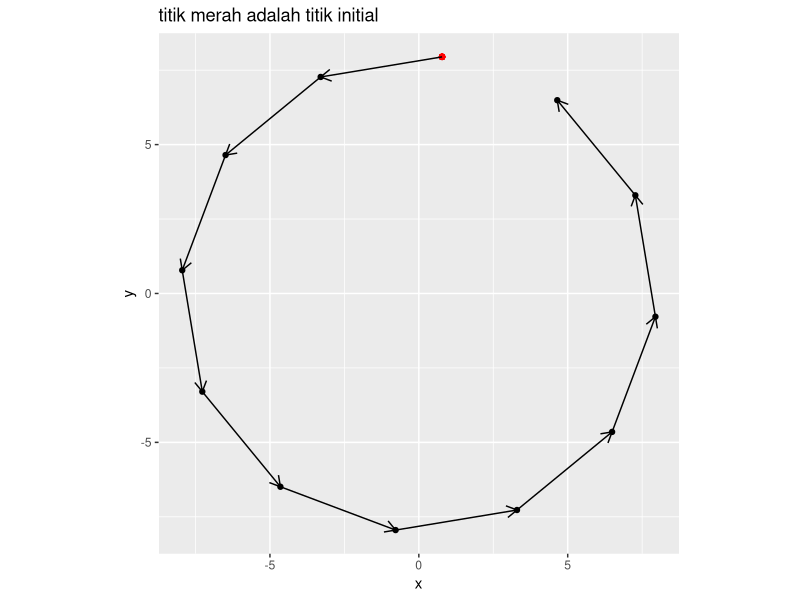
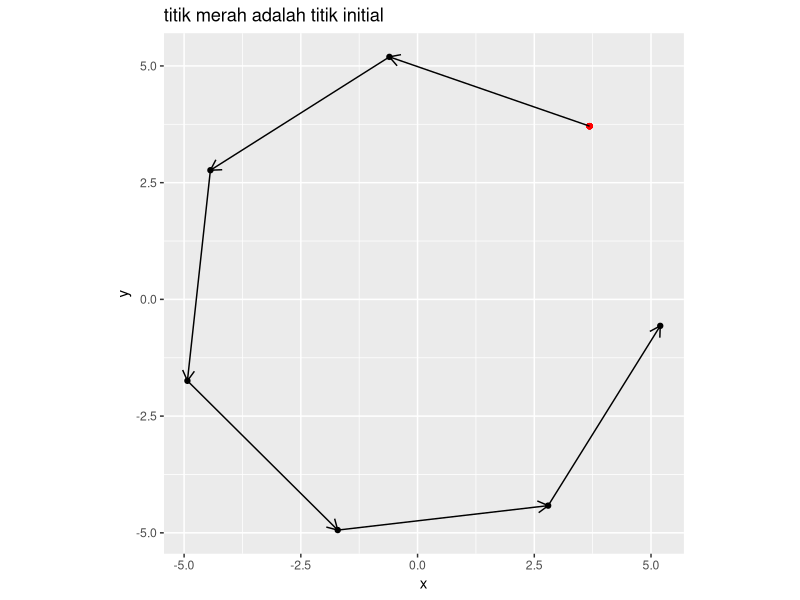
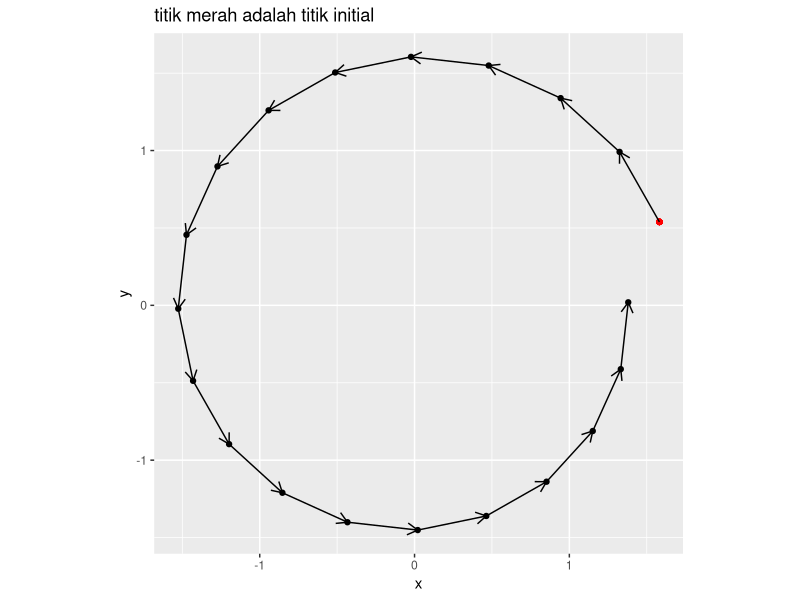
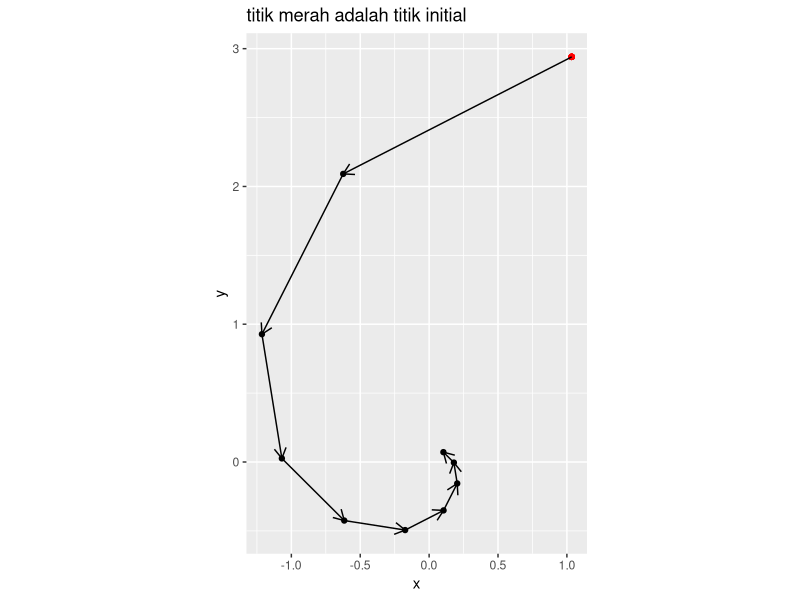

These charts were generated, in order, by the following R code:
## ---- chunk 1
rm(list=ls())
options(digits = 4)

library(dplyr)
library(ggplot2)
## ---- chunk 2
# function untuk random titik
rand_titik = function(a,b){
  runif(2,a,b)
}
## ---- chunk 3
# mendefinisikan program
rotasi_kan = function(x0,rot){
  # menghitung theta
  theta = 2*pi/rot

  # definisi matriks rotasi
  A = matrix(c(cos(theta),-sin(theta),
             sin(theta),cos(theta)),
           ncol = 2,byrow = T)
  
  # membuat template
  temp = vector("list")
  temp[[1]] = x0

  # proses rotasi
  for(i in 2:rot){
    xk = A %*% x0
    temp[[i]] = xk
    x0 = xk
  }
  
  # membuat template data frame
  final = data.frame(x = rep(NA,rot),
                     y = rep(NA,rot))
  
  # gabung data dari list
  for(i in 1:rot){
    tempura = temp[[i]]
    final$x[i] = tempura[1]
    final$y[i] = tempura[2]
  }

  # membuat plot
  plot = 
    ggplot() +
    geom_point(aes(x,y),data = final) +
    geom_point(aes(x[1],y[1]),
               data = final,
               color = "red") +
    coord_equal() +
    labs(title = "titik merah adalah titik initial") 
  
  # enrich dengan garis panah
  panah = data.frame(
    x_start = final$x[1:(rot-1)],
    x_end = final$x[2:rot],
    y_start = final$y[1:(rot-1)],
    y_end = final$y[2:rot]
  )
  # menambahkan garis panah ke plot
  plot = 
    plot + 
    geom_segment(aes(x = x_start,
                 xend = x_end,
                 y = y_start,
                 yend = y_end),
                 data = panah,
                 arrow = arrow(length = unit(.3,"cm"))
                 )
  
  # menyiapkan output
  list("Grafik rotasi" = plot,
       "Titik-titik rotasi" = final)
  }
## ---- chunk 4
# uji coba
rot = 12 # berapa banyak rotasi
x0 = rand_titik(0,10) # generate random titik

rotasi_kan(x0,rot)
## ---- chunk 5
# uji coba
rot = 7 # berapa banyak rotasi
x0 = rand_titik(0,10) # generate random titik

rotasi_kan(x0,rot)
## ---- chunk 6
# mendefinisikan program
rotasi_konstraksi_kan = function(x0,rot,r){
  # menghitung theta
  theta = 2*pi/rot

  # definisi matriks rotasi
  A = matrix(c(cos(theta),-sin(theta),
             sin(theta),cos(theta)),
           ncol = 2,byrow = T)
  
  # membuat template
  temp = vector("list")
  temp[[1]] = x0

  # proses rotasi dan konstraksi
  for(i in 2:rot){
    xk = A %*% x0
    xk = r * xk
    temp[[i]] = xk
    x0 = xk
  }
  
  # membuat template data frame
  final = data.frame(x = rep(NA,rot),
                     y = rep(NA,rot))
  
  # gabung data dari list
  for(i in 1:rot){
    tempura = temp[[i]]
    final$x[i] = tempura[1]
    final$y[i] = tempura[2]
  }

  # membuat plot
  plot = 
    ggplot() +
    geom_point(aes(x,y),data = final) +
    geom_point(aes(x[1],y[1]),
               data = final,
               color = "red") +
    coord_equal() +
    labs(title = "titik merah adalah titik initial") 
  
  # enrich dengan garis panah
  panah = data.frame(
    x_start = final$x[1:(rot-1)],
    x_end = final$x[2:rot],
    y_start = final$y[1:(rot-1)],
    y_end = final$y[2:rot]
  )
  # menambahkan garis panah ke plot
  plot = 
    plot + 
    geom_segment(aes(x = x_start,
                 xend = x_end,
                 y = y_start,
                 yend = y_end),
                 data = panah,
                 arrow = arrow(length = unit(.3,"cm"))
                 )
  
  # menyiapkan output
  list("Grafik rotasi" = plot,
       "Titik-titik rotasi" = final)
  }
## ---- chunk 7
# uji coba
rot = 20 # berapa banyak rotasi
x0 = rand_titik(0,4) # generate random titik
r = .99
rotasi_konstraksi_kan(x0,rot,r)
## ---- chunk 8
# uji coba
rot = 10 # berapa banyak rotasi
x0 = rand_titik(0,4) # generate random titik
r = .7
rotasi_konstraksi_kan(x0,rot,r)
